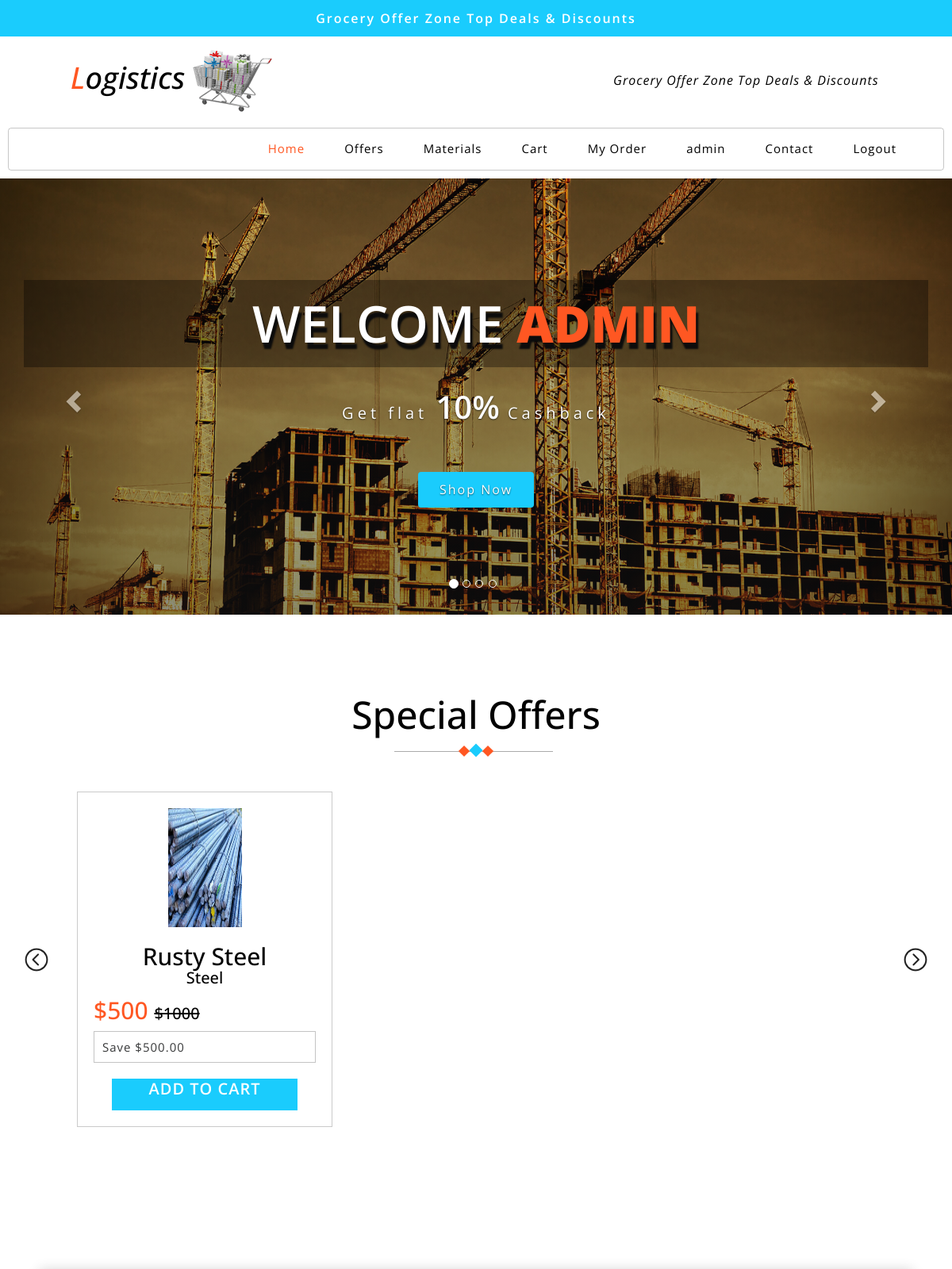
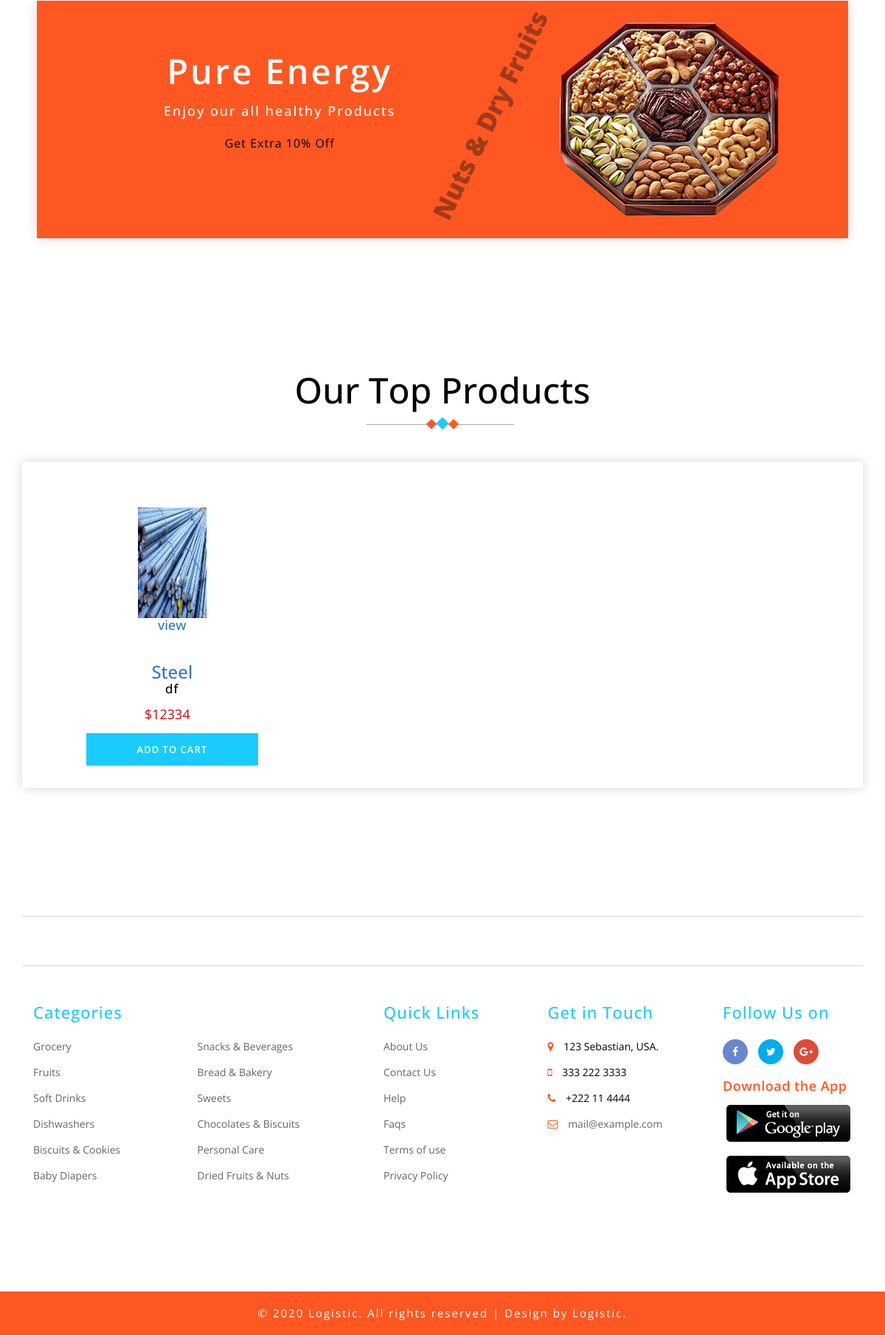
The app's page /uindex (signed in) with its own data (2 pictures, top to bottom).
### logistic/models.py (models this page shows, shortened)
class Login(db.Model, UserMixin):
    id = db.Column(db.Integer, primary_key=True)
    username = db.Column(db.String(80))
    email = db.Column(db.String(120), unique=True, nullable=False)
    password = db.Column(db.String(80), nullable=False)
    image = db.Column(db.String(20), nullable=False, default='default.jpg')
    usertype = db.Column(db.String(80), nullable=False)

class Materials(db.Model):
    id = db.Column(db.Integer,primary_key=True)
    sowner = db.Column(db.String)
    uowner = db.Column(db.String)
    name = db.Column(db.String(200))
    brand = db.Column(db.String(200))
    avail = db.Column(db.String(200))
    price = db.Column(db.String(200))
    offerprice = db.Column(db.String(200))
    discount = db.Column(db.String(200))
    place = db.Column(db.String(200))
    image = db.Column(db.String(20), nullable=False, default='default.jpg')
    status = db.Column(db.String(200))
    reason = db.Column(db.String(200))
    cart = db.Column(db.String(200))
    desc = db.Column(db.String(200))
    uquantity = db.Column(db.String(200))
    upayment = db.Column(db.String(200))
    utotalprice = db.Column(db.String(200))
    uname = db.Column(db.String((200)))
    uaddress = db.Column(db.String((200)))
    uphone = db.Column(db.String((200)))
    deliverystatus = db.Column(db.String(220))
    offer = db.Column(db.String(220),default='no')
    purchase = db.Column(db.String(220))

### logistic/routes.py (the view)
@app.route('/uindex')
@login_required
def uindex():
    material = Materials.query.filter_by(status='approved',offer='no').all()
    material2 = Materials.query.filter_by(status='approved',offer='added').all()
    return render_template("uindex.html",material=material,material2 = material2)

### logistic/models.py (called while the page is built)
@login_manager.user_loader
def load_user(id):
    return Login.query.get(int(id))

### logistic/templates/uindex.html (shortened to what this page needs)
<!DOCTYPE html>
<html lang="zxx">
<head>
	<link href="../static/css/bootstrap.css" rel="stylesheet" type="text/css" media="all" />
	<link href="../static/css/style.css" rel="stylesheet" type="text/css" media="all" />
	<link href="../static/css/font-awesome.css" rel="stylesheet">
	<link href="../static/css/popuo-box.css" rel="stylesheet" type="text/css" media="all" />
	<link rel="stylesheet" type="text/css" href="../static/css/jquery-ui1.css">
</head>
<body>
	<div class="header-most-top">
		<p>Grocery Offer Zone Top Deals & Discounts</p>
	</div>
	<div class="header-bot">
		<div class="header-bot_inner_wthreeinfo_header_mid">
			<div class="col-md-4 logo_agile">
				<h1>
					<a href="/">
						<span>L</span>ogistics
						<img src="../static/images/logo2.png" alt=" ">
					</a>
				</h1>
			</div>
			<div class="col-md-8 header">
				<p style="
				width: 370px;
				margin-left: 350px;
				margin-top: 25px; color: black;font-style: italic;
			">Grocery Offer Zone Top Deals & Discounts</p>
			</div>
			<div class="clearfix"></div>
		</div>
	</div>
	<div class="ban-top">
		<div class="container">
			<div class="top_nav_left">
				<nav class="navbar navbar-default">
					<div class="container-fluid">
						<div class="collapse navbar-collapse menu--shylock" id="bs-example-navbar-collapse-1">
							<ul class="nav navbar-nav menu__list">
								<li class="active">
									<a class="nav-stylehead" href="/uindex">Home
									</a>
								</li>
								<li class="">
									<a class="nav-stylehead" href="#projects">Offers</a>
                                </li>
                                <li class="">
									<a class="nav-stylehead" href="#materials">Materials</a>
								</li>
								<li class="">
									<a class="nav-stylehead" href="/ucart">Cart</a>
								</li>
								<li class="">
									<a class="nav-stylehead" href="/umyorder">My Order</a>
								</li>
								<li class="">
									<a class="nav-stylehead" href="/uaccount/{{current_user.id}}">{{current_user.username}}</a>
								</li>
								<li class="">
									<a class="nav-stylehead" href="/ufeedback">Contact</a>
								</li>
								<li class="">
									<a class="nav-stylehead" href="/logout">Logout</a>
								</li>
							</ul>
						</div>
					</div>
				</nav>
			</div>
		</div>
	</div>
	<div id="myCarousel" class="carousel slide" data-ride="carousel">
		<ol class="carousel-indicators">
			<li data-target="#myCarousel" data-slide-to="0" class="active"></li>
			<li data-target="#myCarousel" data-slide-to="1" class=""></li>
			<li data-target="#myCarousel" data-slide-to="2" class=""></li>
			<li data-target="#myCarousel" data-slide-to="3" class=""></li>
		</ol>
		<div class="carousel-inner" role="listbox">
			<div class="item active">
				<div class="container">
					<div class="carousel-caption">
						<h3>Welcome
							<span>{{current_user.username}}</span>
						</h3>
						<p>Get flat
							<span>10%</span> Cashback</p>
						<a class="button2" href="">Shop Now </a>
					</div>
				</div>
			</div>
		</div>
		<a class="left carousel-control" href="#myCarousel" role="button" data-slide="prev">
			<span class="glyphicon glyphicon-chevron-left" aria-hidden="true"></span>
		</a>
		<a class="right carousel-control" href="#myCarousel" role="button" data-slide="next">
			<span class="glyphicon glyphicon-chevron-right" aria-hidden="true"></span>
		</a>
	</div>
    <div class="featured-section" id="projects" >
		<div class="container" >
			<h3 class="tittle-w3l" style="margin-top: 100px;">Special Offers
				<span class="heading-style">
					<i></i>
					<i></i>
					<i></i>
				</span>
			</h3>
			<div class="content-bottom-in">
				<ul id="flexiselDemo1">
					{% for mat2 in material2 %}
					<li>
						<div class="w3l-specilamk">
							<div class="speioffer-agile">
								<a href="">
									<img src="../static/pics/{{mat2.image}}" alt="" style="width: 93px;height: 150px;">
								</a>
							</div>
							<div class="product-name-w3l">
								<center><h4>
									<a href="" style="font-size: 30px;">{{mat2.name}}</a>
								</h4>
							</center>
							<center><h4>
								<a href="">{{mat2.brand}}</a>
							</h4>
						</center>
								<div class="w3l-pricehkj">
									<h6 style="font-size: 30px;">${{mat2.offerprice}}    <del style="font-size: 20px;color: black;">${{mat2.price}}</del></h6>
									<p>Save ${{mat2.discount}}.00</p>
								</div>
								<center>
									<a href="/ucartadd/{{mat2.id}}" style="color: white;">
									<div class="newbutton" style="width: 233.219px; height: 40px; font-size: 20px;">
									ADD TO CART
									</div>
								</a>
								</center>
							</div>
						</div>
					</li>
					{% endfor %}
                </ul>
			</div>
		</div>
	</div>
<center>
    <div class="product-sec1 product-sec2" style="width: 1100px; margin-top: 100px;margin-bottom: 100px;">
        <div class="col-xs-7 effect-bg">
            <h3 class="">Pure Energy</h3>
            <h6>Enjoy our all healthy Products</h6>
            <p>Get Extra 10% Off</p>
        </div>
        <h3 class="w3l-nut-middle">Nuts & Dry Fruits</h3>
        <div class="col-xs-5 bg-right-nut">
            <img src="../static/images/nut1.png" alt="">
        </div>
        <div class="clearfix"></div>
    </div>
</center>
	<div class="ads-grid" id="materials">
		<div class="container">
			<h3 class="tittle-w3l">Our Top Products
				<span class="heading-style">
					<i></i>
					<i></i>
					<i></i>
				</span>
			</h3>
			<div class="agileinfo-ads-display col-md-0">
				<div class="wrapper">
					<div class="product-sec1">
						{% for mat in material%}
						<div class="col-md-4 product-men">
							<div class="men-pro-item simpleCart_shelfItem">
								<div class="men-thumb-item">
									<img src="../static/pics/{{mat.image}}" style="width: 93px;height: 150px;"   alt="">
								</div>
								<center><a href="/umaterialprofile/{{mat.id}}"><h4>view</h4></a></center>
								<div class="item-info-product ">
									<h3>
										<a href="">{{mat.name}}</a>
									</h3>
									<h4>
										<a href="">{{mat.brand}}</a>
									</h4>
									<div class="info-product-price">
										<span class="item_price">${{mat.price}}</span>
									</div>
									<center>
									<div class="newbutton" style="width: 233.219px;">
									<a href="/ucartadd1/{{mat.id}}" style="color: white;">ADD TO CART</a>
									</div>
								</center>
								</div>
							</div>
						</div>
						{% endfor %}
						<div class="clearfix"></div>
					</div>
				</div>
			</div>
		</div>
	</div>
	<footer>
		<div class="container">
			<div class="w3l-grids-footer">
			</div>
			<div class="footer-info w3-agileits-info">
				<div class="col-sm-5 address-right">
					<div class="col-xs-6 footer-grids">
						<h3>Categories</h3>
						<ul>
							<li>
								<a href="product.html">Grocery</a>
							</li>
							<li>
								<a href="product.html">Fruits</a>
							</li>
							<li>
								<a href="product.html">Soft Drinks</a>
							</li>
							<li>
								<a href="product2.html">Dishwashers</a>
							</li>
							<li>
								<a href="product.html">Biscuits & Cookies</a>
							</li>
							<li>
								<a href="product2.html">Baby Diapers</a>
							</li>
						</ul>
					</div>
					<div class="col-xs-6 footer-grids agile-secomk">
						<ul>
							<li>
								<a href="product.html">Snacks & Beverages</a>
							</li>
							<li>
								<a href="product.html">Bread & Bakery</a>
							</li>
							<li>
								<a href="product.html">Sweets</a>
							</li>
							<li>
								<a href="product.html">Chocolates & Biscuits</a>
							</li>
							<li>
								<a href="product2.html">Personal Care</a>
							</li>
							<li>
								<a href="product.html">Dried Fruits & Nuts</a>
							</li>
						</ul>
					</div>
					<div class="clearfix"></div>
				</div>
				<div class="col-sm-5 address-right">
					<div class="col-xs-6 footer-grids">
						<h3>Quick Links</h3>
						<ul>
							<li>
								<a href="about.html">About Us</a>
							</li>
							<li>
								<a href="contact.html">Contact Us</a>
							</li>
							<li>
								<a href="help.html">Help</a>
							</li>
							<li>
								<a href="faqs.html">Faqs</a>
							</li>
							<li>
								<a href="terms.html">Terms of use</a>
							</li>
							<li>
								<a href="privacy.html">Privacy Policy</a>
							</li>
						</ul>
					</div>
					<div class="col-xs-6 footer-grids">
						<h3>Get in Touch</h3>
						<ul>
							<li>
								<i class="fa fa-map-marker"></i> 123 Sebastian, USA.</li>
							<li>
								<i class="fa fa-mobile"></i> 333 222 3333 </li>
							<li>
								<i class="fa fa-phone"></i> +222 11 4444 </li>
							<li>
								<i class="fa fa-envelope-o"></i>
								<a href="mailto:example@mail.com"> mail@example.com</a>
							</li>
						</ul>
					</div>
				</div>
				<div class="col-sm-2 footer-grids  w3l-socialmk">
					<h3>Follow Us on</h3>
					<div class="social">
						<ul>
							<li>
								<a class="icon fb" href="#">
									<i class="fa fa-facebook"></i>
								</a>
							</li>
							<li>
								<a class="icon tw" href="#">
									<i class="fa fa-twitter"></i>
								</a>
							</li>
							<li>
								<a class="icon gp" href="#">
									<i class="fa fa-google-plus"></i>
								</a>
							</li>
						</ul>
					</div>
					<div class="agileits_app-devices">
						<h5>Download the App</h5>
						<a href="#">
							<img src="../static/images/1.png" alt="">
						</a>
						<a href="#">
							<img src="../static/images/2.png" alt="">
						</a>
					</div>
				</div>
				<div class="clearfix"></div>
			</div>
		</div>
	</footer>
	<div class="copy-right">
		<div class="container">
			<p>© 2020 Logistic. All rights reserved | Design by
				<a href=""> Logistic.</a>
			</p>
		</div>
	</div>
</body>
</html>

### logistic/templates/uindex.html (style rules this page uses)
.newbutton { font-size: 13px; color: #fff; background: #1accfd; text-decoration: none; position: relative; border: none; border-radius: 0; width: 100%; text-transform: uppercase; padding: 13px; outline: none; letter-spacing: 1px; font-weight: 600; }

### records on screen
Login: username "admin", username "ADMIN"
Materials: image (picture), name "Rusty Steel", brand "Steel", offerprice "500", price "1000", discount "500"
Materials: image (picture), name "Steel", brand "df", price "12334"
